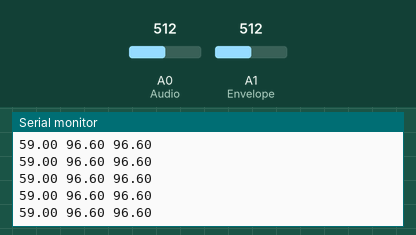
This sketch was run on a simulated Arduino Uno, built with avr-gcc and run on an emulated ATmega328P. On the bench: the last lines printed to the serial monitor. Inputs (shaded band) come from the test bench; at power-on: A1 (Envelope) = 512, A0 (Audio) = 512.

Above: at 1.2 s.
1.3 s: A1 (Envelope) set to 0
At 1.33 s:
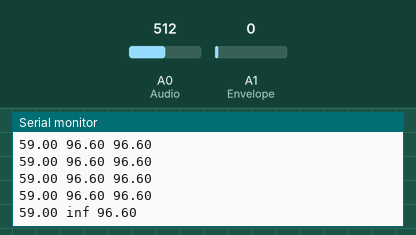
3.2 s: A1 (Envelope) set to 122
At 3.25 s:
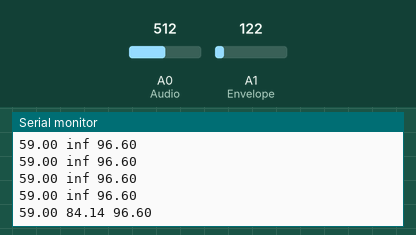

The sketch:

soundSensor.ino
```cpp
#define Audio A0
#define Envelope A1

const float dBAnalogModerate = 12;
float maximum;
float calculateDecibels(float x){
  float decibelsCalculated = 20 * log10(x/dBAnalogModerate);
  return decibelsCalculated;

  }

void setup() {
  Serial.begin(9600);
}

void loop() {

 float envelopeNormalyze = 64;
 float normalValueDB = 59; //Normal sound in DB

 float audioValue = analogRead(Audio);
 float envelopeValue = analogRead(Envelope);
 envelopeNormalyze += calculateDecibels(envelopeValue);

 if(envelopeNormalyze>maximum){
  maximum = envelopeNormalyze;
  }
  else if(envelopeNormalyze<maximum){
    maximum == maximum;
    }

  Serial.print(normalValueDB);
  Serial.print(" ");
  Serial.print(envelopeNormalyze);
  Serial.print(" ");
  Serial.println(maximum);

 delay(100);
}
```

Measured:
- after the input at 1.3 s, the serial monitor: prints a new line at once (image 1)
- after the input at 3.2 s, the serial monitor: prints a new line after 0.05 s (image 2)
